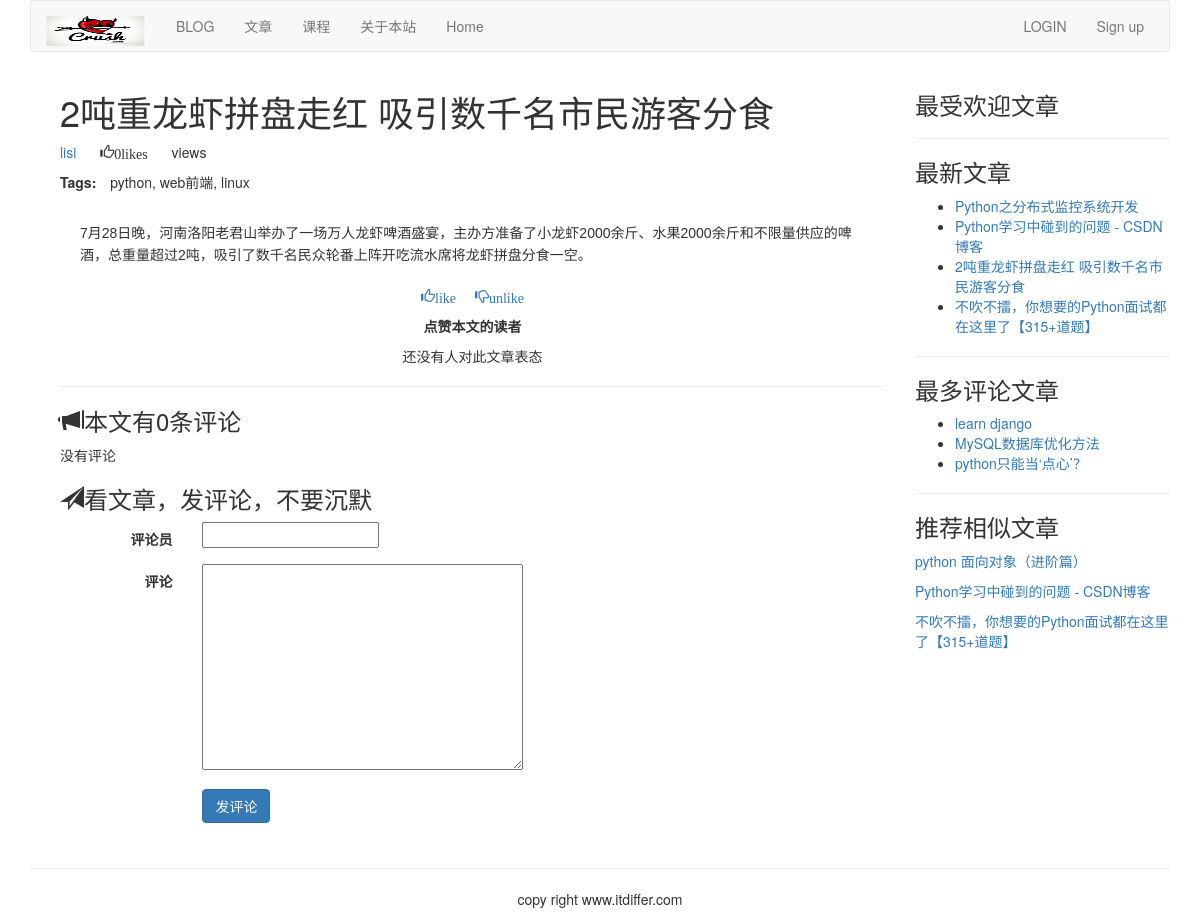
/article/list-article-detail/17/2Dun-Zhong-Long-Xia-Pin-Pan-Zou-Hong-Xi-Yin-Shu-Qian-Ming-Shi-Min-You-Ke-Fen-Shi/, run on the app's committed database.
### article/models.py (models this page shows, shortened)
class ArticlePost(models.Model):
    author = models.ForeignKey(User,related_name="article",on_delete=models.CASCADE)
    title = models.CharField(max_length=200)
    slug = models.SlugField(max_length=500)
    column = models.ForeignKey(ArticleColumn,related_name="article_column",on_delete=models.CASCADE)
    body = models.TextField()
    created = models.DateField(default=timezone.now())
    updated = models.DateField(auto_now=True)
    users_like = models.ManyToManyField(User,related_name="articles_like",blank=True)
    article_tag = models.ManyToManyField(ArticleTag, related_name='article_tag', blank=True)
    class Meta:
        ordering = ("title",)
        index_together = (('id', 'slug'),)
    def get_url_path(self):
        return reverse("article:list_article_detail", args=[self.id, self.slug])

class ArticleTag(models.Model):
    author = models.ForeignKey(User, on_delete=models.CASCADE, related_name="tag")
    tag = models.CharField(max_length=500)
    def __str__(self):
        return self.tag

### article/list_views.py (the view)
# urls.py: re_path(r'^article-detail/(?P<id>\d+)/(?P<slug>[-\w]+)/$', views.article_detail, name="article_detail"),
def article_detail(request, id, slug):
    article = get_object_or_404(ArticlePost, id=id, slug=slug)
    total_views = r.incr("article:{}:views".format(article.id))
    r.zincrby('article_ranking', article.id, 1)
    article_ranking = r.zrange('article_ranking', 0, -1, desc=True)[:10]
    article_ranking_ids = [int(id) for id in article_ranking]
    most_viewed = list(ArticlePost.objects.filter(id__in=article_ranking_ids))
    most_viewed.sort(key=lambda x: article_ranking_ids.index(x.id))
    if request.method == "POST":
        comment_form = CommentForm(data=request.POST)
        if comment_form.is_valid():
            new_comment = comment_form.save(commit=False)
            new_comment.article = article
            new_comment.save()
    else:
        comment_form = CommentForm()
    article_tags_ids = article.article_tag.values_list("id", flat=True)
    similar_articles = ArticlePost.objects.filter(article_tag__in=article_tags_ids).exclude(id=article.id)
    similar_articles = similar_articles.annotate(same_tags=Count("article_tag")).order_by('-same_tags', '-created')[:4]
    return render(request, "article/list/article_detail.html",
                  {"article": article, "total_views": total_views, "most_viewed": most_viewed,
                   "comment_form": comment_form, "similar_articles": similar_articles})

### article/forms.py
class CommentForm(forms.ModelForm):
    class Meta:
        model = Comment
        fields = ("commentator", "body",)

### article/templatetags/article_tags.py (called while the page is built)
@register.inclusion_tag('article/list/latest_articles.html')
def latest_articles(n=5):
    latest_articles = ArticlePost.objects.order_by("-created")[:n]
    return {"latest_articles": latest_articles}

@register.simple_tag
def most_commented_articles(n=3):
    return ArticlePost.objects.annotate(total_comments=Count('comments'))\
        .order_by("-total_comments")[:n]

@register.filter(name='markdown')
def markdown_filter(text):
    return mark_safe(markdown.markdown(text))

### templates/article/list/article_detail.html (shortened to what this page needs)
{% extends "base.html" %}
{% load article_tags %}
{% load staticfiles %}
{% block content %}
{% with total_likes=article.users_like.count users_like=article.users_like.all %}
<div class="container">
<div class="col-md-9">
    <header>
        <h1>{{ article.title }}</h1>
        <p>
        <a href="{% url 'article:author_articles' article.author.username %}">
            {{ article.author.username }}
        </a>
        <span style="margin-left:20px" class="glyphicon glyphicon-thumbs-up">{{ total_likes }}like{{ total_likes | pluralize }}</span>
        <span style="margin-left: 20px">{{ total_views }}view{{ total_views | pluralize }}</span>
        </p>
        <p> <span style="margin-right: 10px"><strong>Tags:</strong></span> {{ article.article_tag.all | join:", "}}</p>
    </header>
    <link rel="stylesheet" href="{% static 'editor/css/editormd.preview.css' %}" />
    <div id='editormd-view'>
{{ article.body | markdown }}
    </div>
    <div>
        <p class="text-center">
            <a onclick="like_article({{article.id}}, 'like')" href="#"><span class="glyphicon glyphicon-thumbs-up">like</span></a>
            <a onclick="like_article({{article.id}}, 'unlike')" href="#"><span style="margin-left: 15px;" class="glyphicon glyphicon-thumbs-down">unlike</span></a>
        </p>
    </div>
    <div>
        <p class="text-center"><strong>点赞本文的读者</strong></p>
        {% for user in article.users_like.all %}
        <p class="text-center">{{ user.username }}</p>
        {% empty %}
        <p class="text-center">还没有人对此文章表态</p>
        {% endfor %}
    </div>
    <hr>
    <div>
        <h3><span class="glyphicon glyphicon-bullhorn"></span>本文有{{ article.comments.count }}条评论</h3>
        {% for comment in article.comments.all %}
        <div>
            <p><strong>{{ comment.commentator }}</strong>说：</p>
            <p style="margin-left:40px;">{{ comment.body }}</p>
        </div>
        {% empty %}
        <p>没有评论</p>
        {% endfor %}
        <h3><span class="glyphicon glyphicon-send"></span>看文章，发评论，不要沉默</h3>
        <form action="." method="post" class="form-horizontal" role="form">{% csrf_token %}
            <div class="form-group">
                <label for="inputEmail3" class="col-sm-2 control-label">评论员</label>
                <div class="col-sm-10">
                    {{ comment_form.commentator}}
                </div>
            </div>
            <div class="form-group">
                <label for="inputEmail3" class="col-sm-2 control-label">评论</label>
                <div class="col-sm-10">
                    {{ comment_form.body }}
                </div>
            </div>
            <div class="form-group">
                <div class="col-sm-offset-2 col-sm-10">
                    <p><input type="submit" name="" value="发评论" class="btn btn-primary"></p>
                </div>
            </div>
        </form>
    </div>
</div>
<div class="col-md-3">
        <p class="text-center"><h3>最受欢迎文章</h3></p>
        <hr>
            <p class="text-center"><h3>最新文章</h3></p>
        {% latest_articles 4 %}
        <hr>
        <p class="text-center"><h3>最多评论文章</h3></p>
        {% most_commented_articles as most_comments %}
        <ul>
        {% for comment_article in most_comments %}
            <li>
                <a href="{{comment_article.get_url_path}}">{{ comment_article.title }}</a>
            </li>
        {% endfor %}
        </ul>
       <hr>
        <p class="text-center"><h3>推荐相似文章</h3></p>
            {% for similar in similar_articles %}
                <p><a href="{{ similar.get_url_path }}">{{ similar.title }}</a></p>
            {% empty %}
               <p>Sorry, 没有相似文章</p>
            {% endfor %}
</div>
</div>
{% endwith %}
{% endblock %}

### templates/base.html (shortened to what this page needs)
{% load staticfiles %}
<!DOCTYPE html>
<html lang="zh-cn">
    <head>
    	<link rel="stylesheet" href="{% static 'css/bootstrap.css' %}">
    </head>
    <body>
        {% include "header.html" %}
        <div class="container">
        	{% block content %}{% endblock %}
        </div>
        {% include "footer.html" %}
    </body>
</html>

### templates/header.html (shortened to what this page needs)
{% load staticfiles %}
<div class="container">
	<nav class="navbar navbar-default" role="navigation">
		<div class="navbar-header">
			<a class="navbar-brand" href="http://www.itdiffer.com"><img src="{% static 'images/shejiao.png' %}" width="100px" height="30px"></a>
		</div>
		<div>
			<ul class="nav navbar-nav" role="navigation">
                <li><a href="{% url 'blog:blog_title' %}">BLOG</a></li>
                <li><a href="{% url 'article:article_titles' %}">文章</a></li>
                <li><a href="{% url 'course:course_list' %}">课程</a></li>
                <li><a href="{% url 'course:about'%}">关于本站</a></li>
                <li><a href="{% url 'home' %}">Home</a></li>
            </ul>
            <ul class="nav navbar-nav navbar-right" style="margin-right:10px">
				{% if user.is_authenticated %}
                   <li>
                       <div class="dropdown" style="margin-top:8px">
                            <button class='btn btn-default dropdown-toggle' type='button' id='dropdownMenu' data-toggle='dropdown'>
                                {{ user.username }}
                                <span class='caret'></span>
                            </button>
                            <ul class="dropdown-menu">
                                <li><a href="{% url 'account:password_change' %}">修改密码</a></li>
                                <li><a href="{% url 'account:my_information' %}">个人信息</a></li>
                                <li><a href="{% url 'article:article_column' %}">后台管理</a></li>
                            </ul>
                        </div>
                   </li>
                    <li><a href="{% url 'account:user_logout' %}">Logout</a></li>
                {% else %}
                    <li><a href="{% url 'account:user_login' %}">LOGIN</a></li>
                    <li><a href="{% url 'account:user_register' %}">Sign up</a></li>
                {% endif %}
            </ul>
        </div>
    </nav>
</div>

### templates/article/list/latest_articles.html
<ul>
    {% for article in latest_articles %}
    <li>
        <a href="{{ article.get_url_path }}">{{ article.title }}</a>
    </li>
    {% endfor %}
</ul>

### templates/footer.html
<div class="container">
    <hr>
    <p class="text-center">copy right www.itdiffer.com</p>
</div>

### static/editor/css/editormd.preview.css (style rules this page uses)
.markdown-body { -ms-text-size-adjust: 100%; -webkit-text-size-adjust: 100%; color: #333; overflow: hidden; font-family: "Microsoft YaHei", Helvetica, "Meiryo UI", "Malgun Gothic", "Segoe UI", "Trebuchet MS", "Monaco", monospace, Tahoma, STXihei, "华文细黑", STHeiti, "Helvetica Neue", "Droid Sans", "wenquanyi micro hei", FreeSans, Arimo, Arial, SimSun, "宋体", Heiti, "黑体", sans-serif; font-size: 16px; line-height: 1.6; word-wrap: break-word; }
.markdown-body * { -moz-box-sizing: border-box; box-sizing: border-box; }
.markdown-body > *:first-child { margin-top: 0 !important; }
.markdown-body > *:last-child { margin-bottom: 0 !important; }
.markdown-body p, .markdown-body blockquote, .markdown-body ul, .markdown-body ol, .markdown-body dl, .markdown-body table, .markdown-body pre { margin-top: 0; margin-bottom: 16px; }
.editormd-preview-container, .editormd-html-preview { text-align: left; font-size: 14px; line-height: 1.6; padding: 20px; overflow: auto; width: 100%; background-color: #fff; }

### data on the page
ArticlePost: title "2吨重龙虾拼盘走红 吸引数千名市民游客分食", author.username "lisi", article_tag.all "python, web前端, linux", body "7月28日晚，河南洛阳老君山举办了一场万人龙虾啤酒盛宴，主办方准备了小龙虾2000余斤、水果2000余斤和不限量供应的啤酒，总重量超过2吨，吸引了数千名民众轮番上阵开吃流水席将龙虾拼盘分食一空。", comments.count "0"
ArticlePost: title "Python之分布式监控系统开发"
ArticlePost: title "Python学习中碰到的问题 - CSDN博客"
ArticlePost: title "不吹不擂，你想要的Python面试都在这里了【315+道题】"
ArticlePost: title "learn django"
ArticlePost: title "MySQL数据库优化方法"
ArticlePost: title "python只能当‘点心’？"
ArticlePost: title "python 面向对象（进阶篇）"

### other printed values
{{ total_likes }} "0"
{{ total_likes | pluralize }} "s"
{{ total_views | pluralize }} "s"
